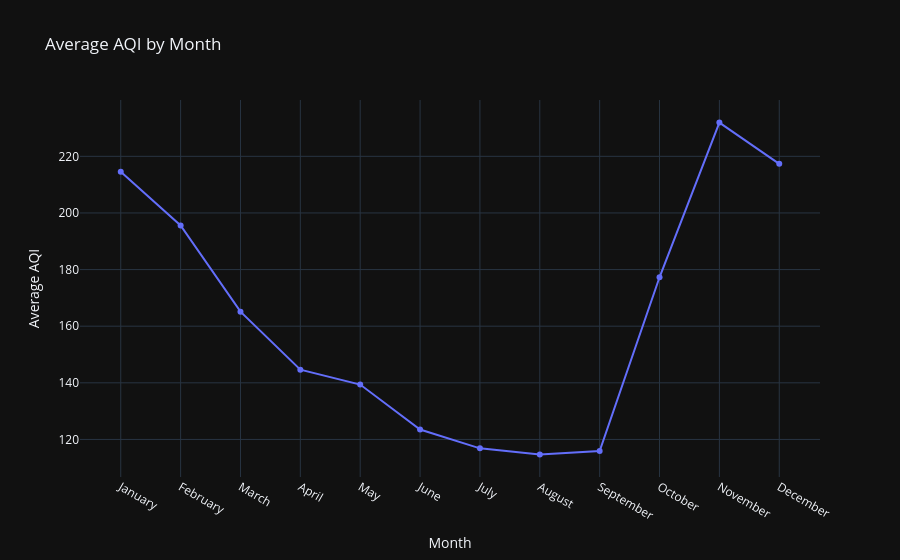

Notebook cell for this chart:
### Code cell
fig = px.line(
    monthly_aqi,
    x="Month",
    y="AQI",
    title="Average AQI by Month",
    markers=True
)
fig.update_layout(
    xaxis_title="Month",
    yaxis_title="Average AQI",
    template="plotly_dark"
)
fig.show()

### Figure 1 — Plotly figure (JSON) as saved in the notebook; plotly's stock layout.template omitted (floating-point values rounded to 4 significant figures)
{"data": [{"hovertemplate": "Month=%{x}<br>AQI=%{y}<extra></extra>", "legendgroup": "", "line": {"color": "#636efa", "dash": "solid"}, "marker": {"symbol": "circle"}, "mode": "lines+markers", "name": "", "orientation": "v", "showlegend": false, "type": "scatter", "x": ["January", "February", "March", "April", "May", "June", "July", "August", "September", "October", "November", "December"], "xaxis": "x", "y": [214.5, 195.6, 165.1, 144.7, 139.4, 123.5, 116.9, 114.7, 115.9, 177.3, 231.9, 217.3], "yaxis": "y"}], "layout": {"legend": {"tracegroupgap": 0}, "title": {"text": "Average AQI by Month"}, "xaxis": {"anchor": "y", "domain": [0, 1], "title": {"text": "Month"}}, "yaxis": {"anchor": "x", "domain": [0, 1], "title": {"text": "Average AQI"}}}}
